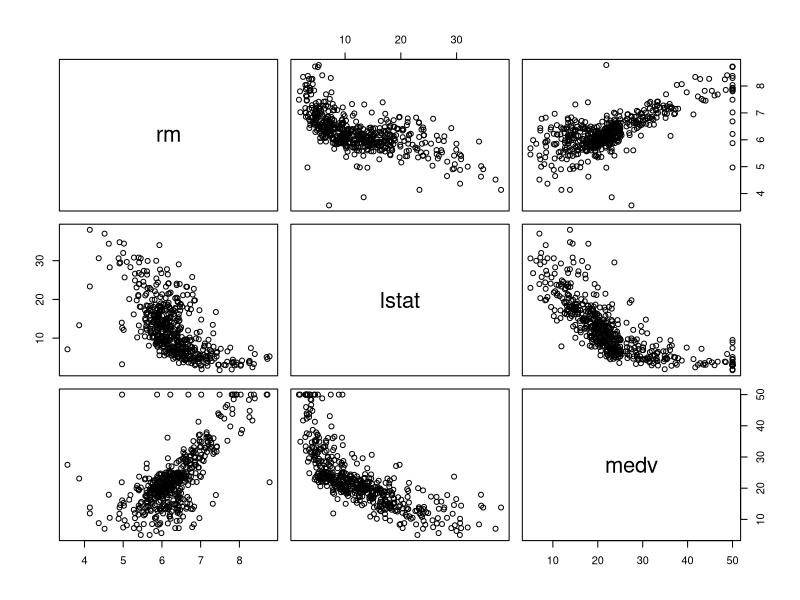

The R source for this figure:
## ---- chunk 1
knitr::opts_chunk$set(echo = F, warning = F)

library(MASS)
library(psych)

## ---- chunk 2

data <- Boston

## ---- chunk 3

pairs(~rm + lstat + medv, data)

## ---- chunk 4

cor <- data.frame(cor(data)[,1])
cor.1 <- data.frame(corr.test(data,data)$p[,1])
cor.table <- cbind(cor, cor.1)
colnames(cor.table) <- c("correlation", "p-value")
cor.table[,1] <- round(cor.table[,1], digits = 3)
cor.table

## ---- chunk 5

comp.1 <- data[399,]
comp.2 <- data[406,]
comp.3 <- describe.by(data)[,3]
comp.4 <- describe.by(data)[,5]

com <- rbind(comp.1, comp.2, comp.3, comp.4)
com <- data.frame(t(com))
colnames(com) <- c("Town.1", "Town.2", "Mean", "Median")
com <- com[-c(4),]
com

